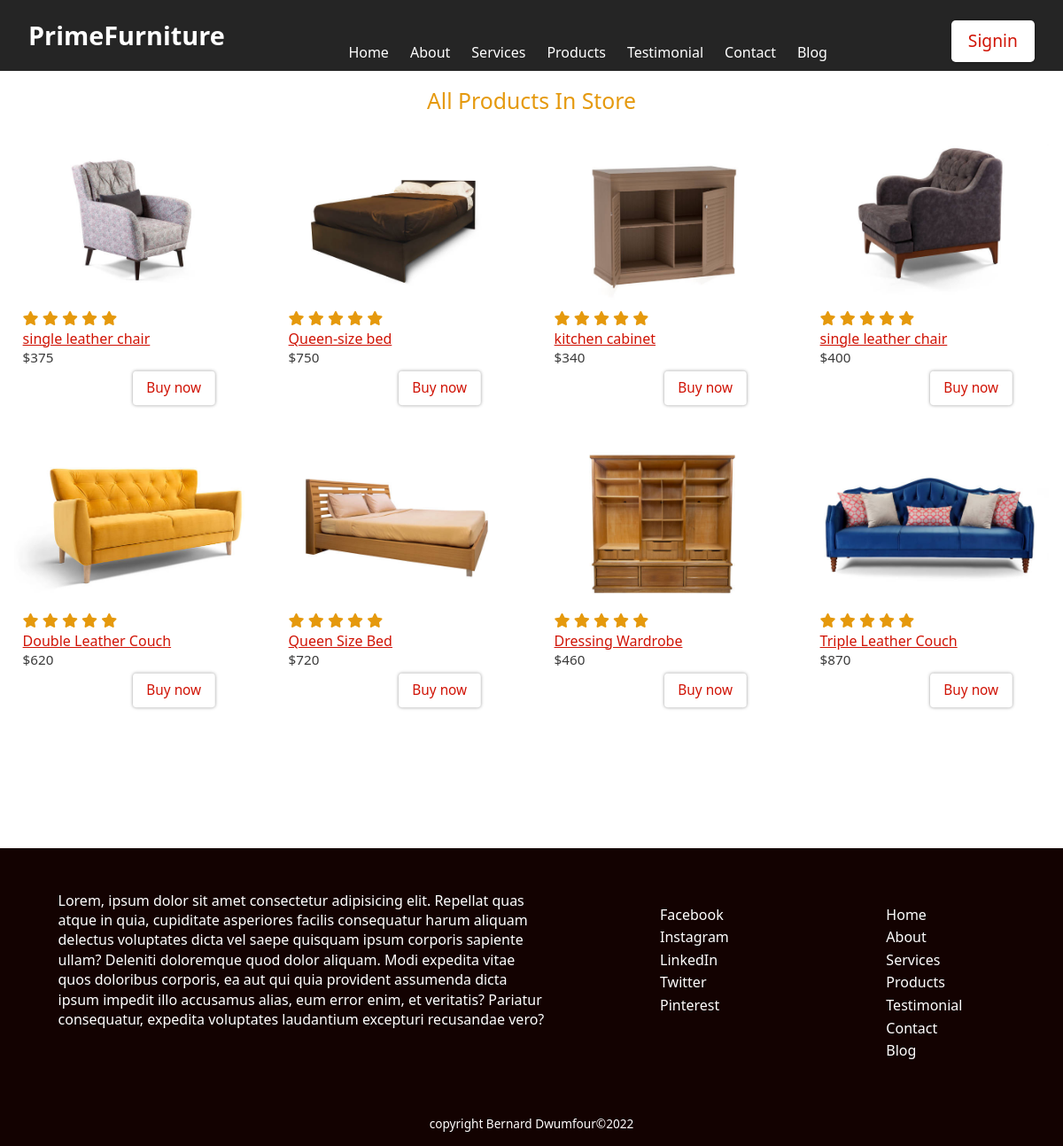
Page /products on the committed database.
### furnitureapp/models.py (models this page shows, shortened)
class items(models.Model):
    itemname=models.CharField(max_length=50)
    itemimage=models.CharField(max_length=50)
    itemprice=models.IntegerField()
    itemdescription=models.TextField(max_length=225)
    itemrating=models.IntegerField(default=5)
    image=models.ImageField(upload_to='static/images/',null=True)

### furnitureapp/views.py (the view)
# urls.py: path('products',views.products,name='products'),
def products(request):
    itemlist=items.objects.all()
    context={'items':itemlist}
    return render(request,'products.html',context)

### templates/products.html
{% extends 'layouts/base.html' %}
{% load static %}
{% block content %}
  <div class="container">
        <div class="page">
          <div id="products">
            <div class="heading">All Products In Store</div>
            <div class="productgrid">
              {% for item in items %}
               <div class="product"  data-aos="fade-up" data-aos-duration="500">
                      <div class="productimage">
                          <img src="{% static "images/" %}{{ item.itemimage }}.jpg" alt="image">
                      </div>
                      <div class="productdetails">
                        <p class="rating">
                        <i class="fa-solid fa-star"></i>
                        <i class="fa-solid fa-star"></i>
                        <i class="fa-solid fa-star"></i>
                        <i class="fa-solid fa-star"></i>
                        <i class="fa-solid fa-star"></i>
                      </p>
                      <a href="{% url 'product' item.id %}" class="productname">{{ item.itemname }}</a>
                      <p class="productprice">${{ item.itemprice }}</p>
                      <form  action="{% url 'purchase' item.id %}" method=="POST">
                      <button class="click">Buy now</button>
                      </form>
                      </div>
                  </div>
              {% endfor %}
            </div>
          </div>
        </div>
      </div>
{% endblock %}

### templates/layouts/base.html (shortened to what this page needs)
{% load static %}
<!DOCTYPE html>
<html lang="en">
  <head>
    <link rel="stylesheet" href="{% static 'styles/style.css' %}" />
    <link href="https://unpkg.com/aos@2.3.1/dist/aos.css" rel="stylesheet">
  </head>
  <body>
    <header>
     {% include 'layouts/nav.html' %}
    </header>
    <main>
     {% block content %}
     {% endblock %}
    <main/>
    <footer>
       {% include 'layouts/footer.html' %}
    </footer>
  </body>
</html>

### templates/layouts/nav.html (shortened to what this page needs)
   <nav >
        <a href="{% url 'index' %}" class="logo">PrimeFurniture</a>
        <ul>
          <a href="{% url 'index' %}">Home</a>
          <a href="{% url 'index' %}#about">About</a>
          <a href="{% url 'index' %}#services">Services</a>
          <a href="{% url 'index' %}#products">Products</a>
          <a href="{% url 'index' %}#testimonials">Testimonial</a>
          <a href="{% url 'index' %}#contact">Contact</a>
          <a href="{% url 'index' %}#blog">Blog</a>
        </ul>
        {% if request.user.is_authenticated %}
        <a class="click" href={% url 'signout' %}>Logout</a>
        {% else %}
        <a class="click" href={% url 'signin' %}>Signin</a>
        {% endif %}
      </nav>

### templates/layouts/footer.html
   <div>
      <p>
        Lorem, ipsum dolor sit amet consectetur adipisicing elit. Repellat
        quas atque in quia, cupiditate asperiores facilis consequatur harum
        aliquam delectus voluptates dicta vel saepe quisquam ipsum corporis
        sapiente ullam? Deleniti doloremque quod dolor aliquam. Modi expedita
        vitae quos doloribus corporis, ea aut qui quia provident assumenda
        dicta ipsum impedit illo accusamus alias, eum error enim, et
        veritatis? Pariatur consequatur, expedita voluptates laudantium
        excepturi recusandae vero?
      </p>
      <ul>
        <a href="#">Facebook</a>
        <a href="#">Instagram</a>
        <a href="#">LinkedIn</a>
        <a href="#">Twitter</a>
        <a href="#">Pinterest</a>
      </ul>
      <ul>
         <a href="{% url 'index' %}">Home</a>
          <a href="{% url 'index' %}#about">About</a>
          <a href="{% url 'index' %}#services">Services</a>
          <a href="{% url 'index' %}#products">Products</a>
          <a href="{% url 'index' %}#testimonials">Testimonial</a>
          <a href="{% url 'index' %}#contact">Contact</a>
          <a href="{% url 'index' %}#blog">Blog</a>
      </ul>
     </div>
     <p class="copy">copyright&nbsp;Bernard&nbsp;Dwumfour&copy;2022</p>

### static/styles/style.css (style rules this page uses)
* { padding: 0; margin: 0; -webkit-box-sizing: border-box; box-sizing: border-box; font-family: 'Segoe UI', Tahoma, Geneva, Verdana, sans-serif; line-height: 140%; }
.center, .page, .userform, #home .intro p, #services .serviceflex, #services .serviceflex .service .serviceicon, #products .productgrid .product .productdetails button, #contact .form, #contact .form form .click, footer .copy { position: relative; left: 50%; -webkit-transform: translateX(-50%); transform: translateX(-50%); }
.click { background: #fff; color: #d01305; padding: .65rem 1.2rem; text-decoration: none; display: inline-block; font-size: 1.2rem; font-weight: 500; border-radius: .3rem; border: none; outline: none; cursor: pointer; -webkit-box-shadow: 0 0 0.3rem rgba(0, 0, 0, 0.42); box-shadow: 0 0 0.3rem rgba(0, 0, 0, 0.42); -webkit-transition: all .3s; transition: all .3s; }
.page { max-width: 1300px; padding: 4rem 1rem 3rem; }
.page .heading { font-size: 1.55rem; text-align: center; font-weight: 500; color: #e5990d; padding: 2rem 0; }
img { width: 100%; height: 100%; -o-object-fit: cover; object-fit: cover; }
.container { min-height: 100vh; }
.rating { color: #e5990d; }
header { position: fixed; width: 100%; top: 0; left: 0; z-index: 10; background: rgba(0, 0, 0, 0.855); }
header nav { display: -webkit-box; display: -ms-flexbox; display: flex; -webkit-box-pack: justify; -ms-flex-pack: justify; justify-content: space-between; padding: .6rem 2rem; background: #d01305; background: transparent; height: 5rem; -webkit-box-align: end; -ms-flex-align: end; align-items: flex-end; position: relative; }
header nav .logo { font-size: 1.8rem; text-decoration: none; color: #fff; -ms-flex-item-align: center; -ms-grid-row-align: center; align-self: center; font-weight: 600; }
header nav ul { display: -webkit-box; display: -ms-flexbox; display: flex; gap: 1.5rem; }
header nav ul a { text-decoration: none; color: #fff; font-weight: 400; -webkit-transition: all .3s; transition: all .3s; }
#products .productgrid { display: -ms-grid; display: grid; -ms-grid-columns: (minmax(100px, 280px))[4]; grid-template-columns: repeat(4, minmax(100px, 280px)); gap: 2rem; padding-bottom: 6rem; }
#products .productgrid .product .productimage { background: lightgray; height: 11rem; }
#products .productgrid .product .productdetails { padding: .6rem; }
#products .productgrid .product .productdetails .productname { font-weight: 500; color: #d01305; }
#products .productgrid .product .productdetails .productprice { font-size: .95rem; color: #3a3a3a; }
#products .productgrid .product .productdetails .rating { color: #e5990d; }
#products .productgrid .product .productdetails button { position: relative; -webkit-transform-origin: 0; transform-origin: 0; -webkit-transform: scale(0.8); transform: scale(0.8); }
footer { background: #450602; position: relative; }
footer > div { background: rgba(0, 0, 0, 0.73); display: -webkit-box; display: -ms-flexbox; display: flex; -webkit-box-pack: space-evenly; -ms-flex-pack: space-evenly; justify-content: space-evenly; padding: 3rem 1rem 5rem; gap: 2rem; }
footer > div p { max-width: 550px; color: #fff; }
footer > div ul { display: -webkit-box; display: -ms-flexbox; display: flex; -webkit-box-orient: vertical; -webkit-box-direction: normal; -ms-flex-direction: column; flex-direction: column; padding: 1rem 3rem; gap: .2rem; }
footer > div ul a { text-decoration: none; color: #fff; }
footer .copy { position: absolute; color: #fff; font-size: .85rem; bottom: 1rem; }

### rows in the picture
items: itemimage (picture), itemname "single leather chair", itemprice "375"
items: shows a picture, itemname "Queen-size bed", itemprice "750"
items: itemimage (picture), itemname "kitchen cabinet", itemprice "340"
items: itemimage (picture), itemname "single leather chair", itemprice "400"
items: itemimage (picture), itemname "Double Leather Couch", itemprice "620"
items: itemimage (picture), itemname "Queen Size Bed", itemprice "720"
items: itemimage (picture), itemname "Dressing Wardrobe", itemprice "460"
items: itemimage (picture), itemname "Triple Leather Couch", itemprice "870"
